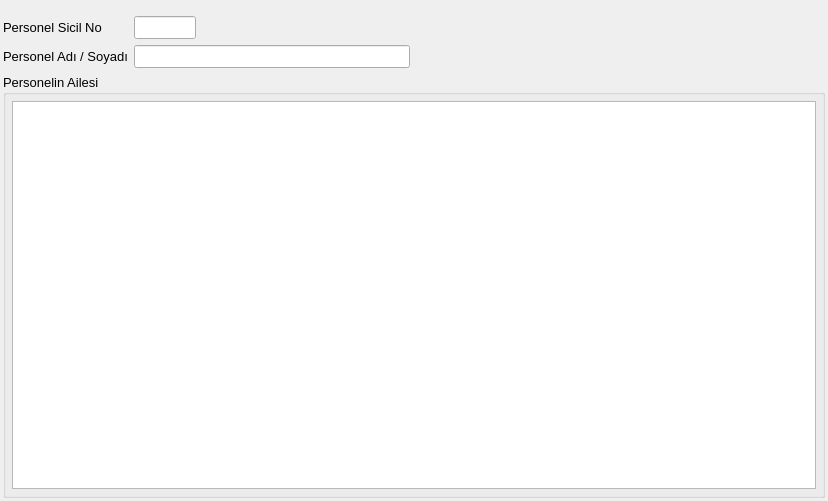
<?xml version="1.0" encoding="UTF-8"?>
<ui version="4.0">
 <class>PRS_PERSONEL_AILE_FISI</class>
 <widget class="QDialog" name="PRS_PERSONEL_AILE_FISI">
  <property name="geometry">
   <rect>
    <x>0</x>
    <y>0</y>
    <width>828</width>
    <height>501</height>
   </rect>
  </property>
  <property name="sizePolicy">
   <sizepolicy hsizetype="Expanding" vsizetype="Expanding">
    <horstretch>0</horstretch>
    <verstretch>0</verstretch>
   </sizepolicy>
  </property>
  <property name="minimumSize">
   <size>
    <width>600</width>
    <height>400</height>
   </size>
  </property>
  <property name="font">
   <font>
    <pointsize>10</pointsize>
   </font>
  </property>
  <property name="windowTitle">
   <string>Aile Fişi</string>
  </property>
  <layout class="QGridLayout" name="gridLayout" rowstretch="1,2,60">
   <property name="sizeConstraint">
    <enum>QLayout::SetNoConstraint</enum>
   </property>
   <property name="margin">
    <number>3</number>
   </property>
   <item row="0" column="0">
    <widget class="QWidget" name="navigation_button_widget" native="true">
     <property name="sizePolicy">
      <sizepolicy hsizetype="Expanding" vsizetype="Expanding">
       <horstretch>0</horstretch>
       <verstretch>0</verstretch>
      </sizepolicy>
     </property>
    </widget>
   </item>
   <item row="1" column="0">
    <layout class="QGridLayout" name="gridLayout_2" rowstretch="10,0" columnstretch="1,3,10,20">
     <item row="0" column="1">
      <widget class="QLineEdit" name="line_edit_personel_sicil_no">
       <property name="sizePolicy">
        <sizepolicy hsizetype="Expanding" vsizetype="Expanding">
         <horstretch>0</horstretch>
         <verstretch>0</verstretch>
        </sizepolicy>
       </property>
      </widget>
     </item>
     <item row="1" column="0">
      <widget class="QLabel" name="label_personel_adi">
       <property name="sizePolicy">
        <sizepolicy hsizetype="Fixed" vsizetype="Fixed">
         <horstretch>0</horstretch>
         <verstretch>0</verstretch>
        </sizepolicy>
       </property>
       <property name="maximumSize">
        <size>
         <width>150</width>
         <height>16777215</height>
        </size>
       </property>
       <property name="text">
        <string>Personel Adı / Soyadı</string>
       </property>
      </widget>
     </item>
     <item row="1" column="1" colspan="2">
      <widget class="QLineEdit" name="line_edit_personel_adi">
       <property name="sizePolicy">
        <sizepolicy hsizetype="Expanding" vsizetype="Expanding">
         <horstretch>0</horstretch>
         <verstretch>0</verstretch>
        </sizepolicy>
       </property>
      </widget>
     </item>
     <item row="0" column="0">
      <widget class="QLabel" name="label_personel_sicil_no">
       <property name="sizePolicy">
        <sizepolicy hsizetype="Fixed" vsizetype="Fixed">
         <horstretch>0</horstretch>
         <verstretch>0</verstretch>
        </sizepolicy>
       </property>
       <property name="text">
        <string>Personel Sicil No    </string>
       </property>
      </widget>
     </item>
     <item row="0" column="2">
      <spacer name="horizontalSpacer_2">
       <property name="orientation">
        <enum>Qt::Horizontal</enum>
       </property>
       <property name="sizeHint" stdset="0">
        <size>
         <width>40</width>
         <height>20</height>
        </size>
       </property>
      </spacer>
     </item>
     <item row="1" column="3">
      <spacer name="horizontalSpacer">
       <property name="orientation">
        <enum>Qt::Horizontal</enum>
       </property>
       <property name="sizeHint" stdset="0">
        <size>
         <width>40</width>
         <height>20</height>
        </size>
       </property>
      </spacer>
     </item>
    </layout>
   </item>
   <item row="2" column="0">
    <widget class="QGroupBox" name="group_box_aile_bilgileri">
     <property name="sizePolicy">
      <sizepolicy hsizetype="Expanding" vsizetype="Expanding">
       <horstretch>0</horstretch>
       <verstretch>0</verstretch>
      </sizepolicy>
     </property>
     <property name="title">
      <string>Personelin Ailesi</string>
     </property>
     <layout class="QGridLayout" name="gridLayout_3">
      <property name="margin">
       <number>6</number>
      </property>
      <item row="0" column="0">
       <widget class="QTableWidget" name="table_widget_aile_satirlari">
        <property name="sizePolicy">
         <sizepolicy hsizetype="Expanding" vsizetype="Expanding">
          <horstretch>0</horstretch>
          <verstretch>0</verstretch>
         </sizepolicy>
        </property>
       </widget>
      </item>
     </layout>
    </widget>
   </item>
  </layout>
  <action name="action_satir_ekle">
   <property name="text">
    <string>Satır Ekle</string>
   </property>
  </action>
  <action name="action_satir_sil">
   <property name="text">
    <string>Satır Sil</string>
   </property>
  </action>
  <action name="action_satiri_tamamla">
   <property name="text">
    <string>Satiri Tamamla</string>
   </property>
   <property name="toolTip">
    <string>Satırdaki eksik bilgileri tamamlar.</string>
   </property>
   <property name="shortcut">
    <string>Ctrl+T</string>
   </property>
  </action>
  <action name="action_aciklama_kopyala">
   <property name="text">
    <string>aciklama_kopyala</string>
   </property>
  </action>
 </widget>
 <tabstops>
  <tabstop>line_edit_personel_sicil_no</tabstop>
  <tabstop>line_edit_personel_adi</tabstop>
 </tabstops>
 <resources/>
 <connections/>
</ui>
